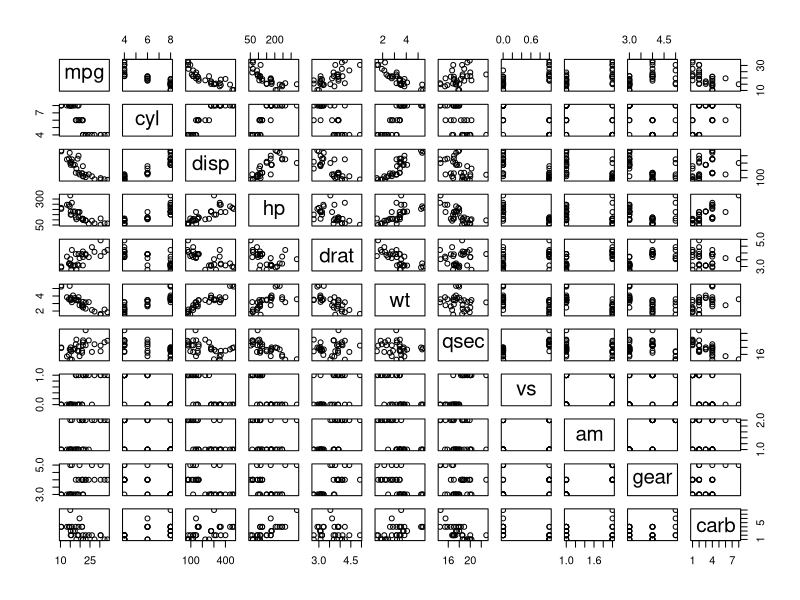
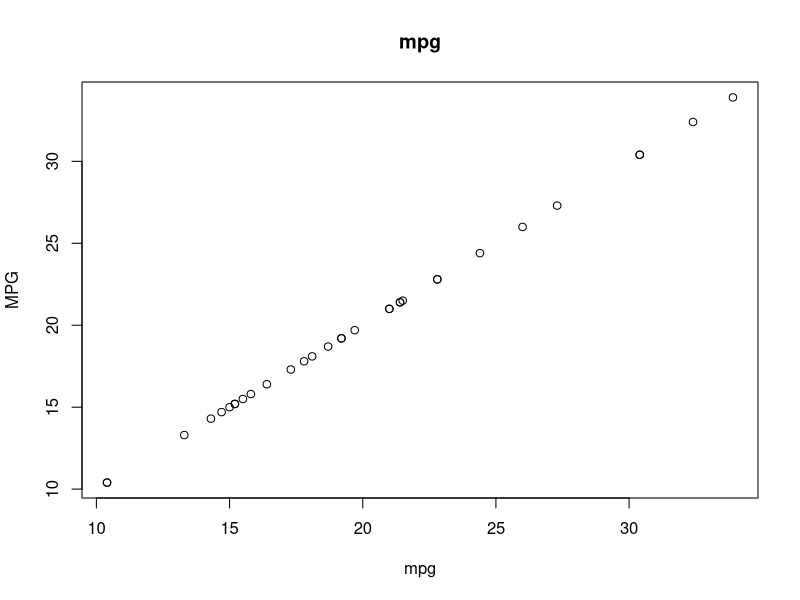
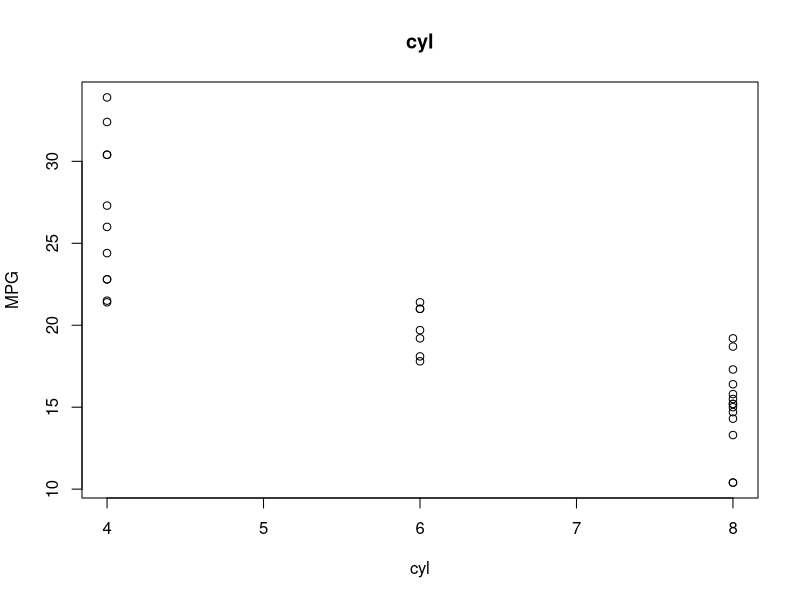
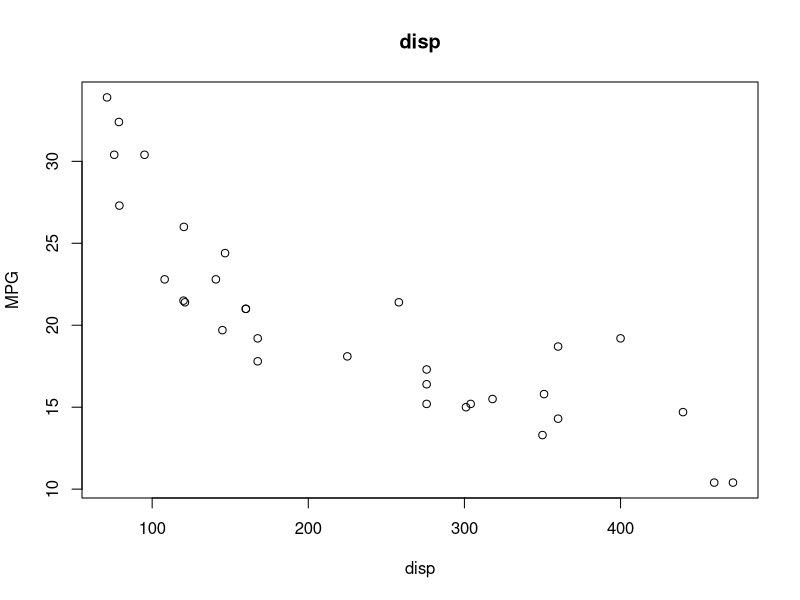
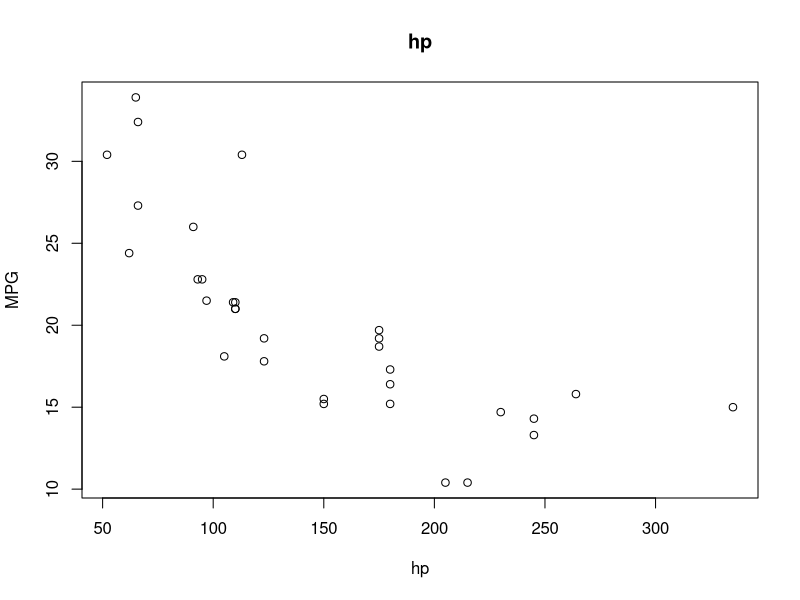
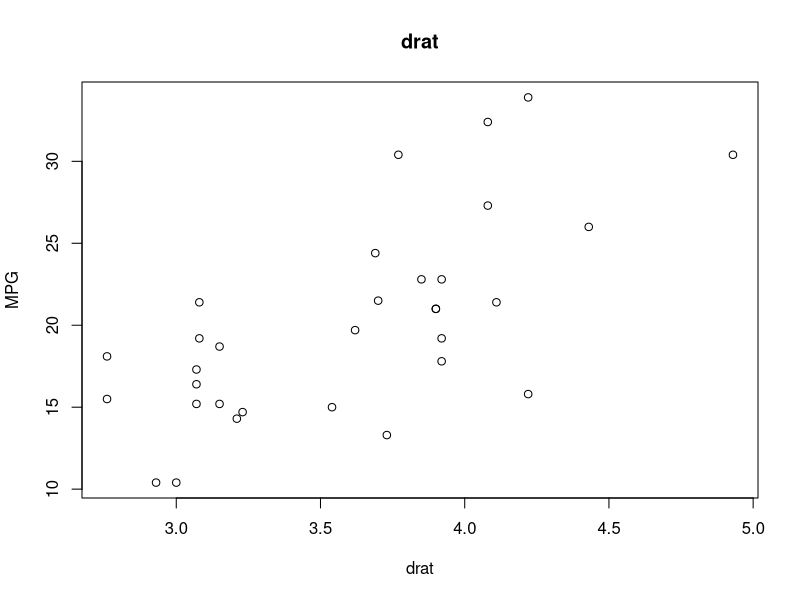
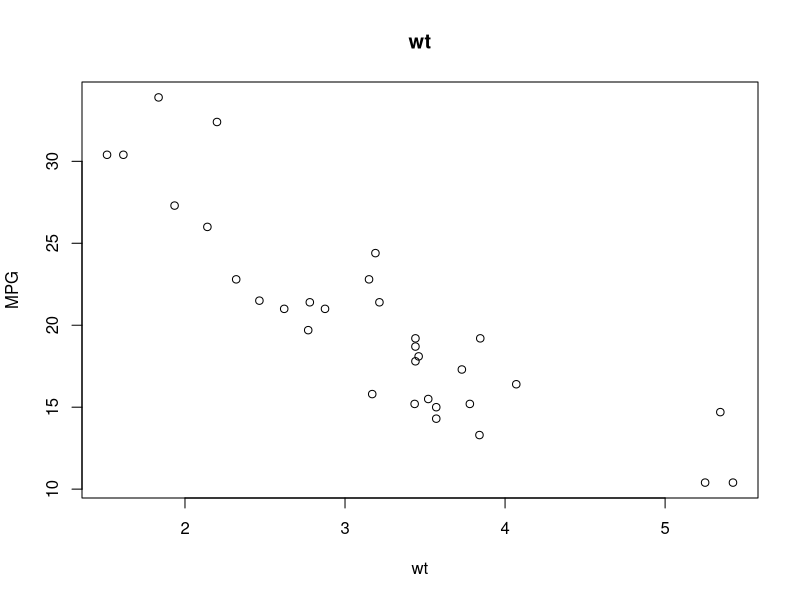
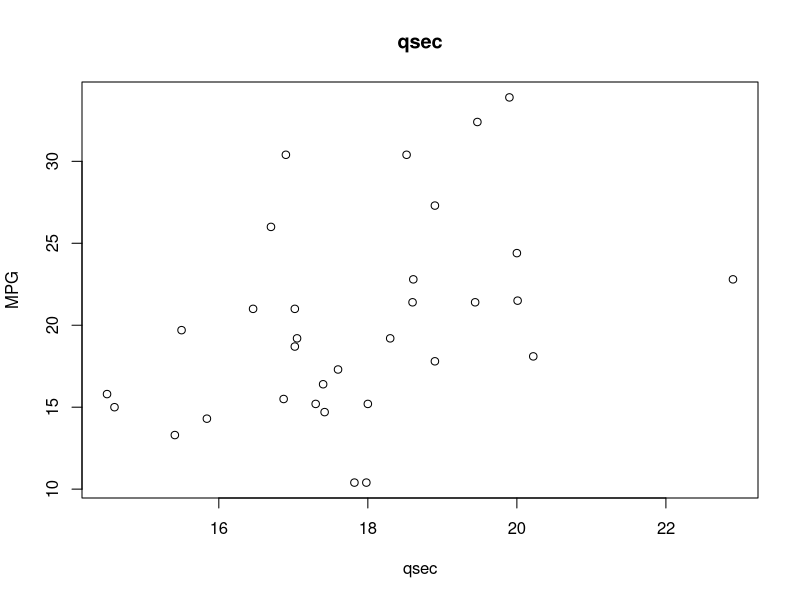

Source code (R) for these figures, in order:
###################################################
######## Intro to modeling and testing ############
###################################################


####  Load packages ####
library(modelr)
library(broom)
library(dplyr)
library(fitdistrplus)
library(ggplot2)
########################

#### Load built-in mtcars data into data frame ####
dat = mtcars
###################################################

#### Check out data, summaries, visualizations ####

# Look at column descriptions of the built-in data
?mtcars

# Quick look at column classes and first rows
glimpse(dat)


# change "am" column from 1s and 0s to "Manual" and "Automatic"
dat$am[dat$am == 1] <- "Manual"
dat$am[dat$am == 0] <- "Automatic"

# Change "am" column to factor from numeric
dat$am = as.factor(dat$am)

# double-check
glimpse(dat)

# quick summary stats for every column
summary(dat)

# quick plot
plot(dat) # whoa!

# quick plot of mpg as function of other variables, one at a time...

for(i in names(dat)){
  plot(dat[,"mpg"] ~ dat[,i], xlab = i, ylab = "MPG", main = i)
}

# look at distribution of mpg

        # What is a distribution???

distributions = c("norm", "lnorm", "pois", "exp", "gamma", "binom", "nbinom", "geom", "beta", "unif", "logis")
# Here's a good web page with all the distributions included in base R:  https://en.wikibooks.org/wiki/R_Programming/Probability_Distributions

# Normal distribution
hist(dat$mpg)
plot(density(dnorm(c(10000,10000))), main = "Normal Distribution")

  # Plot random samples from a truly normal distribution:
  points(density(rnorm(5)), col = "Red") # for 5 random samples
  points(density(rnorm(10)), col = "Green") # for 10 random samples
  points(density(rnorm(1000)), col = "Blue") # for 1000 random samples
  points(density(rnorm(100000)), col = "Orange") # for 100000 random samples
  points(density(rnorm(999999)), col = "Purple") # for 999999 random samples

  # ^^^ This is why sample size is important... as you randomly sample from an unknown distribution,
  # your sample distribution begins to approach the true distribution as sample size increases!
    

# Think of probability distributions like a histogram...
  # if you sampled 100% of some variable from a population of values, the histogram would BE the distribution
  
hist(dat$mpg)

# The fitdist() function from fitdistrplus package let's us compare a vector of data to a given distribution
?fitdist
fitdist(dat$mpg, "norm")

# we can look at the fit of our data to the theoretical values given by a chosen distribution
plot(fitdist(dat$mpg, "norm"))
plot(fitdist(dat$mpg, "gamma"))
plot(fitdist(dat$mpg, "logis"))

# try it on a different vector of data
plot(fitdist(dat$cyl, "norm")) # whoa now!

# Binomial distribution

  # imagine flipping a coin 10 times...at the end, how many heads would you have?
  # What if you flipped it 100000 times?

x = seq(0,10000,by=1)
y = y <-dbinom(x,10000,0.5)
plot(x,y, type = "l", main = "Binomial Dist. - N=50, P=0.5")
?dnorm

?binom.test
binom.test(x=4,n=50,p=0.5) #4 successes, out of 50 flips
binom.test(x=4,n=50,p=0.1)

  # Our coin flip experiment and the Central Limit Theorem
  sample(c("Heads","Tails"), size = 10, replace = TRUE) %>%
    table()

  # again, but with 1000 flips
  sample(c("Heads","Tails"), size = 1000, replace = TRUE) %>%
    table()
  
  # Let's plot it:
  
  # set counter, variable placeholders, and sequence of larger and larger coin flip experiments
  x=1
  heads = 0
  num.heads = c()
  flips = seq(from = 2, to = 500, by=2)

for(i in flips){
  heads = table(sample(c("Heads","Tails"), size = i, replace = TRUE))[1]
  num.heads[x] = heads
  x=x+1
}  
  
# plot!
  plot(x=flips, y=num.heads/flips, ylim = c(0,1)) # Explain what this plot is showing!
  
  
# Which variables predict MPG?

########################################
#######         Models           #######
########################################

# A statistical model is a simple (hopefully) equation that *explains* trends in your data
# "In what way does variable Y (The response) depend on other variables (X1 .... Xn) in the study?
# The model attempts to approximate this relationship


### Decisions, decisions... ###

    # Which variable is your response?

    # Which variables are explanatory?

    # Are the explanatory variables continuous, categorical, or both?

        # All continuous: Regression
        # All categorial: ANOVA
        # Mix:            ANCoVA

    # Is the response variable continuous, a count, a proportion, a category????

        # Continuous:     Regression, ANOVA, ANCoVA
        # Proportion:     Logistic regression
        # Count:          Log-Linear model
        # Binary:         Binary logistic

#######################################################################

### What models look like in R ###

# Y ~ X                     This means "Y, is modeled as a function of X"
# Y ~ X1 + X2               This means "Y, is modeled as a function of X1 AND X2" (two explanatory variables)
# Y ~ X1:X2                 This means "Y, is modeled as a function of THE INTERACTION BETWEEN X1 AND X2 (only the interaction term)
# Y ~ X1*X2                 This means "Y, is modeled as a function of X1 AND X2 AND THE INTERACTION BETWEEN X1 AND X2

# Real quick...what's an interaction?
  
  ggplot(dat, mapping = aes(x=hp, y=mpg, col = am)) +
    geom_point() +
    geom_smooth(method = "aov", se = FALSE) +
    ggtitle("No interaction between Transmission type and Horsepower") +
    labs(subtitle = "...with respect to its effect on MPG")
  
  
  
  ggplot(dat, mapping = aes(x=disp, y=mpg, col = am)) +
    geom_point() +
    geom_smooth(method = "aov", se = FALSE) +
    ggtitle("Clear interaction between Transmission type and Horsepower") +
    labs(subtitle = "...with respect to its effect on MPG")
  
  
  
# You also need to tell R which model to use

?lm # linear model....common (for better or worse) when everything is continuous
?glm # Kind of the same as lm() but more flexible ... you can use it for non-normally distributed data
?aov # basically a glm for each level of categorical variables

# define a model: mpg, as explained by number of cylinders AND Displacement AND Weight
mod1 = glm(mpg ~ cyl + disp + wt, data = dat) 

# look at how well each term in the model explains mpg
summary(mod1)
tidy(mod1)

# we can look at the model fit diagnostics visually as well
par(mfrow = c(2, 2)) # changes viewing panel into a 2x2 grid
plot(mod1) # show model fit plots for diagnostics
par(mfrow = c(1, 1)) # changes viewing panel back to single plot space


# We can use the modelr package to easily add predictions (made by our model)
dat %>% add_predictions(model = mod1)
# This new column shows what our model predicts SHOULD be the mpg, based on cyl, disp, and wt

# Save this as a new data frame
dat.mod1 = dat %>% add_predictions(model = mod1)

# Calculate the mean squared difference between actual and predicted values of mpg
mean((dat.mod1$mpg - dat.mod1$pred)^2)


####### Try a different model! #########

mod2 = glm(mpg ~ cyl*wt, data = dat)
tidy(mod2)
dat.mod2 = dat %>% add_predictions(model = mod2)
mean((dat.mod2$mpg - dat.mod2$pred)^2)
        # this model seems to do a better job...it's mean square error is smaller

# Visually compare the two models against the real data

plot(dat$mpg ~ dat$wt)
abline(mod1, col = "Red")
abline(mod2, col = "Blue")
abline(lm(mpg ~ wt, data = dat)) # linear model of mpg explained only by wt
points(dat$mpg ~ dat$wt, col = dat$cyl) # color over points, using No. of Cylinders as color values


# ggplot way
ggplot(data = dat) +
  geom_point(aes(x=wt, y=mpg, col = factor(cyl))) +
  geom_smooth(aes(x=wt, y=mpg), method = "glm", col = "Black")
?geom_smooth
# Notice pattern that heavier cars have more cylinders?  This could be a "covariate" .. in other words, wt and cyl are NOT independent
# cyl could also be considered "categorical" since you can't have 4.5 cylinders

# categorical predictors of mpg...we can use ANOVA and Tukey's Test
mod3 = aov(mpg ~ factor(cyl)*am, data = dat)

par(mfrow = c(2, 2)) # changes viewing panel into a 2x2 grid
plot(mod3)
par(mfrow = c(1, 1)) # changes viewing panel into a 2x2 grid

summary(mod3)
tukey = TukeyHSD(mod3)

newdf = as.data.frame(tukey$`factor(cyl):am`[,"p adj"] %>% sort())
